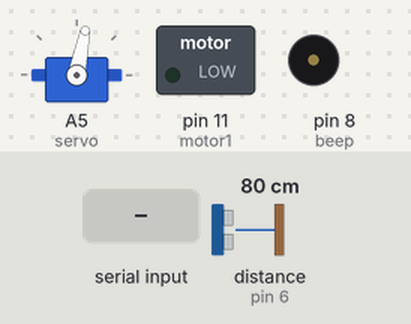
Bench run of a sketch on a simulated Arduino Uno, built with avr-gcc and run on an emulated ATmega328P. Parts: servo, switched loads named in the sketch (green lamp = pin HIGH), buzzer (waves = sounding). The test bench sets the inputs (shaded band); at power-on: distance to the obstacle (sensor on pin 6) 80 cm. The echo pulse lasts 58.3 µs per cm; random numbers use the default seed unless the sketch sets one; pins used as bus, display or sensor lines are not drawn.

Above: at 16.8 s.
16.9 s: distance to the obstacle (sensor on pin 6) set to 21 cm
19.9 s: distance to the obstacle (sensor on pin 6) set to 17 cm
At 21.1 s:
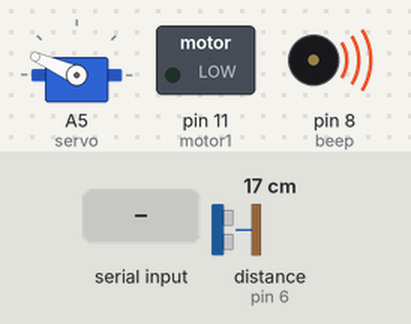
21.4 s: "f" received over the second serial link
At 22.2 s:
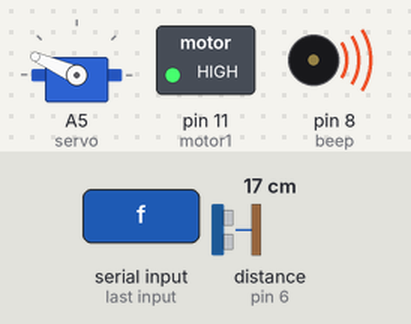
22.9 s: distance to the obstacle (sensor on pin 6) set to 35 cm
At 23.4 s:
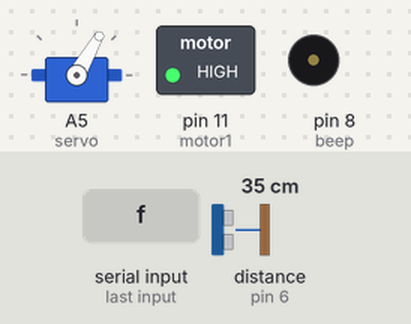
25.9 s: "p" received over the second serial link
At 26.7 s:
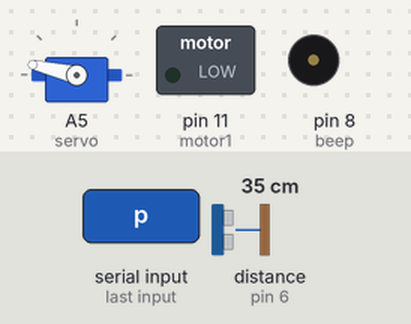
28.9 s: distance to the obstacle (sensor on pin 6) set to 2 cm
At 29.2 s:
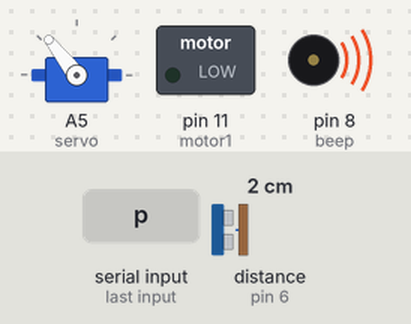
Timing chart, 0 to 31.4 s (numbered marks = the images above; inputs shaded):
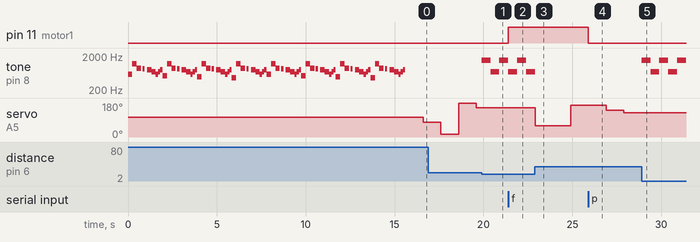

Measured:
- the behaviour switches between 20 and 19 cm on distance to the obstacle (sensor on pin 6) (found by bisection; images 0 and 1)
- after the input at 19.9 s, tone on pin 8 (beep): silent → 1500 Hz at once, → 700 Hz 0.50 s later, → 1500 Hz 0.50 s later
- after the input at 21.4 s, pin 11 (motor1): LOW → HIGH at once
- after the input at 22.9 s, servo on A5 (servo): 156° → 60° at once, → 167° 2.0 s later
- after the input at 25.9 s, pin 11 (motor1): HIGH → LOW at once
- after the input at 28.9 s, tone on pin 8 (beep): alternates 1500 Hz for 0.50 s and 700 Hz for 0.50 s, starting at once

The sketch:

sketch_jun15a.ino
```cpp
#include <Servo.h>
#include "Ultrasonic.h"
#include <SoftwareSerial.h>


const int motor1 = 11;

const int echo = 6;
const int trig = 7;


const int bttx = 5;
const int btrx = 4;

const int beep = 8;

Ultrasonic ultrasonic(trig,echo);


Servo servo;

SoftwareSerial bluetooth(btrx, bttx);

void megalovania() {
tone(beep, 587, 125); // D5
delay(125);
tone(beep, 587, 125); // D5
delay(125);
tone(beep, 1175, 250); // D6
delay(250);
tone(beep, 880, 250); // A5
delay(325);
tone(beep, 831, 125); // Ab5
delay(250);
tone(beep, 784, 250); // G5
delay(250);
tone(beep, 698, 250); // F5
delay(250);
tone(beep, 587, 125); // D5
delay(125);
tone(beep, 698, 125); // F5
delay(125);
tone(beep, 784, 125); // G5
delay(125);
tone(beep, 523, 125); // C5
delay(125);
tone(beep, 523, 125); // C5
delay(125);
tone(beep, 1175, 250); // D6
delay(250);
tone(beep, 880, 250); // A5
delay(325);
tone(beep, 831, 125); // Ab5
delay(250);
tone(beep, 784, 250); // G5
delay(250);
tone(beep, 698, 250); // F5
delay(250);
tone(beep, 587, 125); // D5
delay(125);
tone(beep, 698, 125); // F5
delay(125);
tone(beep, 784, 125); // G5
delay(125);
tone(beep, 494, 125); // B4
delay(125);
tone(beep, 494, 125); // B4
delay(125);
tone(beep, 1175, 250); // D6
delay(250);
tone(beep, 880, 250); // A5
delay(325);
tone(beep, 831, 125); // Ab5
delay(250);
tone(beep, 784, 250); // G5
delay(250);
tone(beep, 698, 250); // F5
delay(250);
tone(beep, 587, 125); // D5
delay(125);
tone(beep, 698, 125); // F5
delay(125);
tone(beep, 784, 125); // G5
delay(125);
tone(beep, 466, 125); // Bb4
delay(125);
tone(beep, 466, 125); // Bb4
delay(125);
tone(beep, 1175, 250); // D6
delay(250);
tone(beep, 880, 250); // A5
delay(325);
tone(beep, 831, 125); // Ab5
delay(250);
tone(beep, 784, 250); // G5
delay(250);
tone(beep, 698, 250); // F5
delay(250);
tone(beep, 587, 125); // D5
delay(125);
tone(beep, 698, 125); // F5
delay(125);
tone(beep, 784, 125); // G5
delay(125);
tone(beep, 587, 125); // D5
delay(125);
tone(beep, 587, 125); // D5
delay(125);
tone(beep, 1175, 250); // D6
delay(250);
tone(beep, 880, 250); // A5
delay(325);
tone(beep, 831, 125); // Ab5
delay(250);
tone(beep, 784, 250); // G5
delay(250);
tone(beep, 698, 250); // F5
delay(250);
tone(beep, 587, 125); // D5
delay(125);
tone(beep, 698, 125); // F5
delay(125);
tone(beep, 784, 125); // G5
delay(125);
tone(beep, 523, 125); // C5
delay(125);
tone(beep, 523, 125); // C5
delay(125);
tone(beep, 1175, 250); // D6
delay(250);
tone(beep, 880, 250); // A5
delay(325);
tone(beep, 831, 125); // Ab5
delay(250);
tone(beep, 784, 250); // G5
delay(250);
tone(beep, 698, 250); // F5
delay(250);
tone(beep, 587, 125); // D5
delay(125);
tone(beep, 698, 125); // F5
delay(125);
tone(beep, 784, 125); // G5
delay(125);
tone(beep, 494, 125); // B4
delay(125);
tone(beep, 494, 125); // B4
delay(125);
tone(beep, 1175, 250); // D6
delay(250);
tone(beep, 880, 250); // A5
delay(325);
tone(beep, 831, 125); // Ab5
delay(250);
tone(beep, 784, 250); // G5
delay(250);
tone(beep, 698, 250); // F5
delay(250);
tone(beep, 587, 125); // D5
delay(125);
tone(beep, 698, 125); // F5
delay(125);
tone(beep, 784, 125); // G5
delay(125);
tone(beep, 466, 125); // Bb4
delay(125);
tone(beep, 466, 125); // Bb4
delay(125);
tone(beep, 1175, 250); // D6
delay(250);
tone(beep, 880, 250); // A5
delay(325);
tone(beep, 831, 125); // Ab5
delay(250);
tone(beep, 784, 250); // G5
delay(250);
tone(beep, 698, 250); // F5
delay(250);
tone(beep, 587, 125); // D5
delay(125);
tone(beep, 698, 125); // F5
delay(125);
tone(beep, 784, 125); // G5
delay(125);
}

void setup() {

  Serial.begin(9600);
  bluetooth.begin(9600);


  megalovania();


  pinMode(echo, INPUT);
  pinMode(trig, OUTPUT);

  pinMode(motor1, OUTPUT);

  randomSeed(analogRead(0));
  servo.attach(A5);


  // put your setup code here, to run once:

}

int hcsr04(){
    digitalWrite(trig, LOW); //SETA O PINO 6 COM UM PULSO BAIXO "LOW"
    delayMicroseconds(2); //INTERVALO DE 2 MICROSSEGUNDOS
    digitalWrite(trig, HIGH); //SETA O PINO 6 COM PULSO ALTO "HIGH"
    delayMicroseconds(10); //INTERVALO DE 10 MICROSSEGUNDOS
    digitalWrite(trig, LOW); //SETA O PINO 6 COM PULSO BAIXO "LOW" NOVAMENTE
    return ultrasonic.Ranging(CM); //VARIÁVEL GLOBAL RECEBE O VALOR DA DISTÂNCIA MEDIDA
}


unsigned startTime = 0;
unsigned interval = 1000;

unsigned startTime2 = 0;
unsigned interval2 = 500;
unsigned used = false;


void loop() {
  int distancia = hcsr04();
  if(bluetooth.available()){
       int dadoBluetooth = bluetooth.read();
       if (dadoBluetooth == 102) {
        digitalWrite(motor1, HIGH);
       }
       if (dadoBluetooth == 112) {
        digitalWrite(motor1, LOW);
       }
  }

  unsigned currentTime = millis();

  if (distancia >= 20) {
    noTone(beep);

    if(currentTime - startTime >= interval) {
      startTime = currentTime;

      servo.write(random(0,180));
    }
  } else {
    if(currentTime - startTime2 >= interval2) {
      startTime2 = currentTime;

      if (used){
        tone(beep,700);
      } else {
        tone(beep,1500);
      }
      used = !used;
    }
  }


}
```
